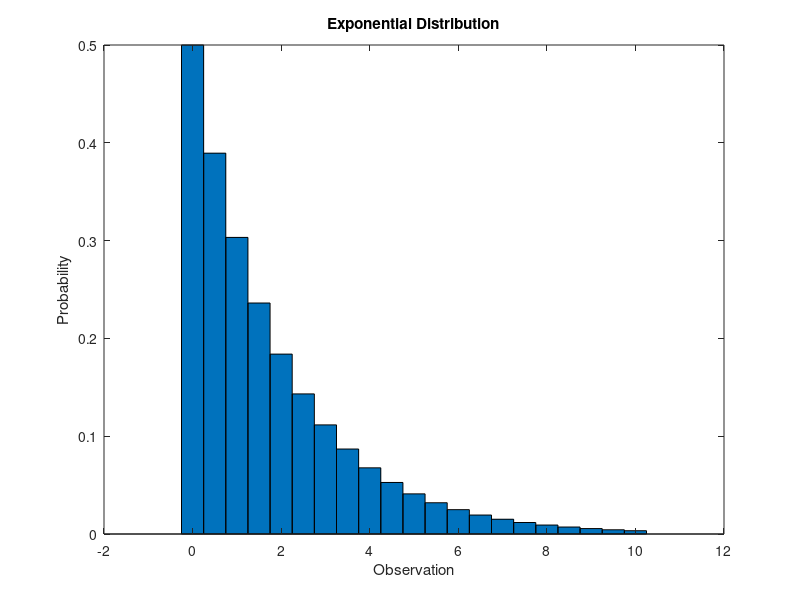

Write the MATLAB code that produced this figure.
x = 0:0.5:10;
y = exppdf(x,2);


figure
bar(x,y,1)
xlabel('Observation')
ylabel('Probability')
title('Exponential Distribution')

n1 = 2
n2= 7
%choice of any two values n1 and n2

valueofYatx1 = interp1(x,y,n1)
%gives the probability of the discrete value n1
valueofYatx2 = interp1(x,y,n2)
%gives the probability of the discrete value n2

ProbabilityAddition= valueofYatx1+ valueofYatx2
%addition of probabilities at n1 and n2

valueofYatArray = interp1(x,y,n1:n2)
%gives an array of probabilities for x-values

sum(valueofYatArray)
%gives a sum for values between x-values